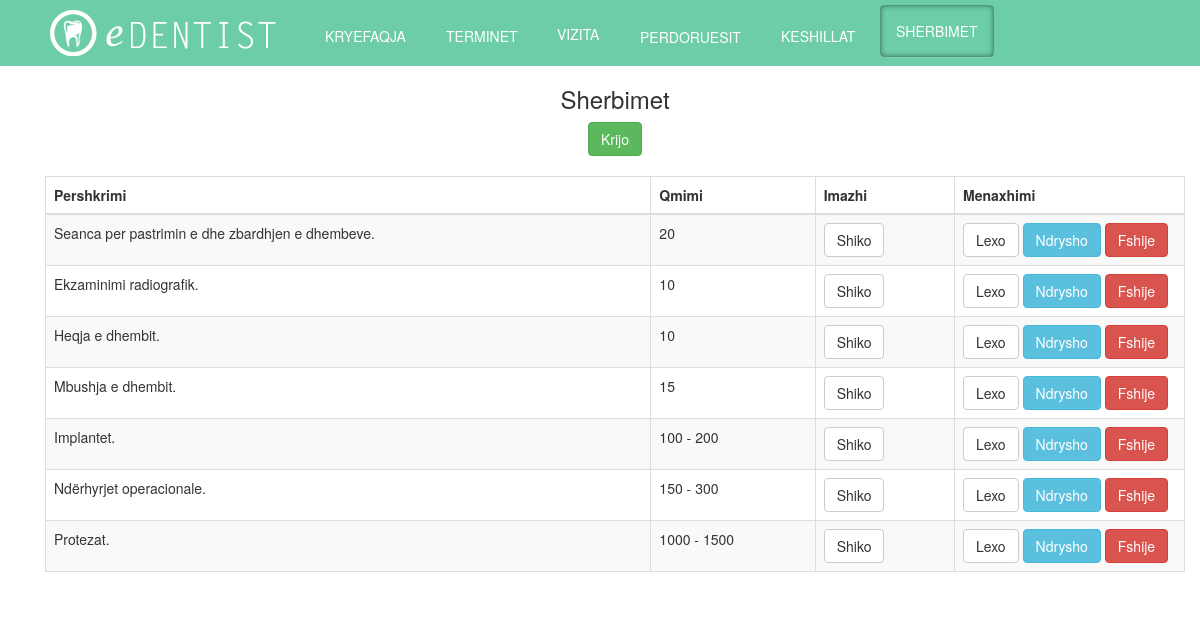
Page /admin/?admin=sherbimet (signed in) on the earlier database version.
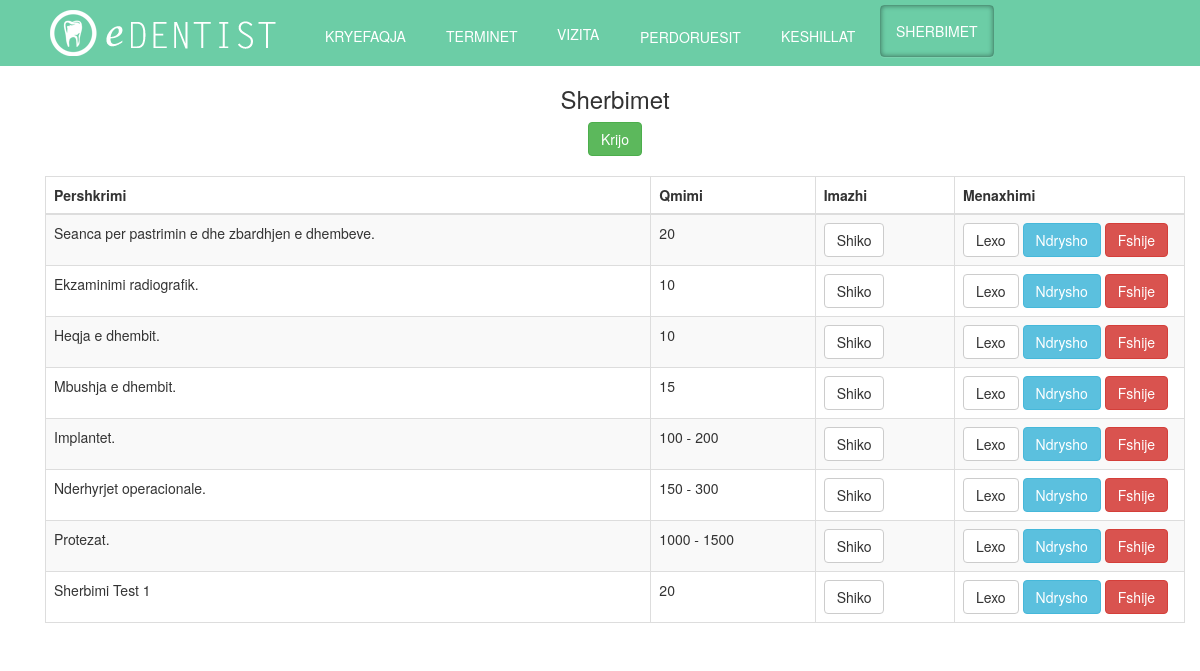
Same page on the later database version.
### tables this page shows
CREATE TABLE `services` (
  `id` int(11) NOT NULL,
  `photo` varchar(100) NOT NULL,
  `description` varchar(100) NOT NULL,
  `price` varchar(100) NOT NULL
);

### admin/sherbimet.php (the view, shortened to what this page needs)
<div class="container">
            <div class="row">
                <h3 >Sherbimet</h3>
                <a href="CRUDsh/create.php" class="btn btn-success ">Krijo</a>
            </div>
                <table class="table table-striped table-bordered">
                  <thead>
                    <tr>
                      <th>Pershkrimi</th>
                      <th>Qmimi</th>
                      <th>Imazhi</th>
                       <th>Menaxhimi</th>
                    </tr>
                  </thead>
                  <tbody>
                  <?php
                  $selektimi = "SELECT * FROM services ";
		$result = mysql_query($selektimi) or die ('invalid query:'. mysql_error());
                       while($row = mysql_fetch_array($result))
		{
			list( $id, $imazhi,  $pershkrimi, $qmimi )=$row;
			echo '  <tr>';
			echo '<td>'.$pershkrimi.'</td>';
			echo '<td>'.$qmimi.'</td>';
                        echo '<td><a target="_blank" class="btn btn-default" href="../'.$imazhi.'" >Shiko</a></td>';
	                echo '<td style="width: 230px;"><a class="btn btn-default" href="CRUDsh/read.php?id='.$id.'" >Lexo</a>';
                        echo '<a class="btn btn-info   " href="CRUDsh/update.php?id='.$id.'" >Ndrysho</a>';
                        echo '<a class="btn btn-danger" href="CRUDsh/delete.php?id='.$id.'" >Fshije</a></td>';
			echo '  </tr>';
		}
                  ?>
                  </tbody>
            </table>
        </div>
    </div>

Differences in the rows shown:
changed services: description "Ndërhyrjet operacionale." → "Nderhyrjet operacionale."
added services: description "Sherbimi Test 1", price "20"
